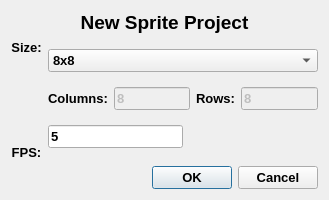
<?xml version="1.0" encoding="UTF-8"?>
<ui version="4.0">
 <class>NewProjectDialog</class>
 <widget class="QDialog" name="NewProjectDialog">
  <property name="geometry">
   <rect>
    <x>0</x>
    <y>0</y>
    <width>329</width>
    <height>200</height>
   </rect>
  </property>
  <property name="sizePolicy">
   <sizepolicy hsizetype="Fixed" vsizetype="Fixed">
    <horstretch>0</horstretch>
    <verstretch>0</verstretch>
   </sizepolicy>
  </property>
  <property name="font">
   <font>
    <family>Segoe UI</family>
    <pointsize>10</pointsize>
    <weight>75</weight>
    <bold>true</bold>
   </font>
  </property>
  <property name="windowTitle">
   <string>New Sprite Project</string>
  </property>
  <layout class="QVBoxLayout" name="verticalLayout_3">
   <item>
    <widget class="QLabel" name="title">
     <property name="font">
      <font>
       <family>Segoe UI</family>
       <pointsize>14</pointsize>
       <weight>75</weight>
       <bold>true</bold>
      </font>
     </property>
     <property name="text">
      <string>New Sprite Project</string>
     </property>
     <property name="alignment">
      <set>Qt::AlignCenter</set>
     </property>
    </widget>
   </item>
   <item>
    <layout class="QHBoxLayout" name="horizontalLayout_2">
     <item>
      <layout class="QVBoxLayout" name="verticalLayout">
       <property name="spacing">
        <number>10</number>
       </property>
       <item>
        <widget class="QLabel" name="sizeLabel">
         <property name="font">
          <font>
           <family>Segoe UI</family>
           <pointsize>10</pointsize>
           <weight>75</weight>
           <bold>true</bold>
          </font>
         </property>
         <property name="text">
          <string>Size:</string>
         </property>
         <property name="alignment">
          <set>Qt::AlignCenter</set>
         </property>
        </widget>
       </item>
       <item>
        <spacer name="verticalSpacer">
         <property name="orientation">
          <enum>Qt::Vertical</enum>
         </property>
         <property name="sizeHint" stdset="0">
          <size>
           <width>20</width>
           <height>40</height>
          </size>
         </property>
        </spacer>
       </item>
       <item>
        <widget class="QLabel" name="fpsLabel">
         <property name="font">
          <font>
           <family>Segoe UI</family>
           <pointsize>10</pointsize>
           <weight>75</weight>
           <bold>true</bold>
          </font>
         </property>
         <property name="text">
          <string>FPS:</string>
         </property>
         <property name="alignment">
          <set>Qt::AlignCenter</set>
         </property>
        </widget>
       </item>
      </layout>
     </item>
     <item>
      <layout class="QVBoxLayout" name="verticalLayout_2">
       <item>
        <widget class="QComboBox" name="sizeComboBox">
         <item>
          <property name="text">
           <string>8x8</string>
          </property>
         </item>
         <item>
          <property name="text">
           <string>16x16</string>
          </property>
         </item>
         <item>
          <property name="text">
           <string>32x32</string>
          </property>
         </item>
         <item>
          <property name="text">
           <string>64x64</string>
          </property>
         </item>
         <item>
          <property name="text">
           <string>Custom</string>
          </property>
         </item>
        </widget>
       </item>
       <item>
        <layout class="QHBoxLayout" name="horizontalLayout">
         <item>
          <widget class="QLabel" name="columnsLabel">
           <property name="text">
            <string>Columns:</string>
           </property>
          </widget>
         </item>
         <item>
          <widget class="QLineEdit" name="columnsLineEdit">
           <property name="enabled">
            <bool>false</bool>
           </property>
           <property name="minimumSize">
            <size>
             <width>50</width>
             <height>0</height>
            </size>
           </property>
           <property name="text">
            <string>8</string>
           </property>
           <property name="placeholderText">
            <string/>
           </property>
          </widget>
         </item>
         <item>
          <widget class="QLabel" name="rowsLabel">
           <property name="text">
            <string>Rows:</string>
           </property>
          </widget>
         </item>
         <item>
          <widget class="QLineEdit" name="rowsLineEdit">
           <property name="enabled">
            <bool>false</bool>
           </property>
           <property name="minimumSize">
            <size>
             <width>50</width>
             <height>0</height>
            </size>
           </property>
           <property name="text">
            <string>8</string>
           </property>
           <property name="placeholderText">
            <string/>
           </property>
          </widget>
         </item>
        </layout>
       </item>
       <item>
        <layout class="QHBoxLayout" name="horizontalLayout_3">
         <item>
          <widget class="QLineEdit" name="fpsLineEdit">
           <property name="text">
            <string>5</string>
           </property>
          </widget>
         </item>
         <item>
          <spacer name="horizontalSpacer">
           <property name="orientation">
            <enum>Qt::Horizontal</enum>
           </property>
           <property name="sizeHint" stdset="0">
            <size>
             <width>40</width>
             <height>20</height>
            </size>
           </property>
          </spacer>
         </item>
        </layout>
       </item>
      </layout>
     </item>
    </layout>
   </item>
   <item>
    <widget class="QDialogButtonBox" name="buttonBox">
     <property name="layoutDirection">
      <enum>Qt::LeftToRight</enum>
     </property>
     <property name="standardButtons">
      <set>QDialogButtonBox::Cancel|QDialogButtonBox::Ok</set>
     </property>
    </widget>
   </item>
  </layout>
 </widget>
 <resources/>
 <connections/>
</ui>
